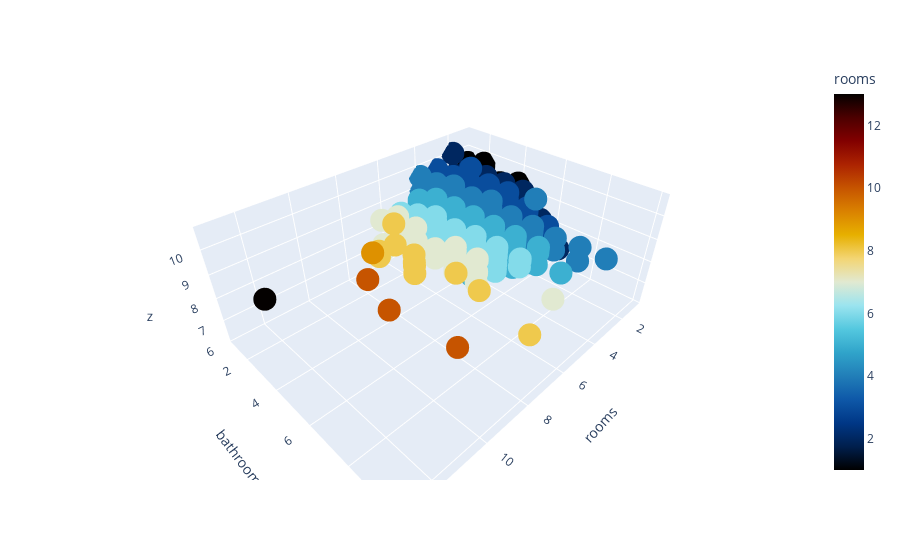

The code cell stored with this chart in its notebook:
### Markdown cell above
<a id="12"></a><br>
### 12. How strong is the correlation between number of rooms, number of bathrooms and rent amount?

### Code cell
import plotly.express as px
fig = px.scatter_3d(numeric_data, x='rooms',
                    y='bathroom', 
                    z=np.log(numeric_data['rent amount (R$)']), #I used np.log() again because there are many outliers. So z represents rent amount
                   color='rooms', 
       color_continuous_scale='icefire'
       )
iplot(fig)

### Figure 1 — Plotly figure (JSON) as saved in the notebook; plotly's stock layout.template omitted (floating-point values rounded to 4 significant figures; data arrays with more than 128 entries replaced by an {"elided": "..."} marker saying what was removed)
{"data": [{"hoverlabel": {"namelength": 0}, "hovertemplate": "rooms=%{marker.color}<br>bathroom=%{y}<br>z=%{z}", "legendgroup": "", "marker": {"color": {"elided": "10692 int values"}, "coloraxis": "coloraxis", "symbol": "circle"}, "mode": "markers", "name": "", "scene": "scene", "showlegend": false, "type": "scatter3d", "x": {"elided": "10692 int values"}, "y": {"elided": "10692 int values"}, "z": {"elided": "10692 float values"}}], "layout": {"coloraxis": {"colorbar": {"title": {"text": "rooms"}}, "colorscale": [[0, "#000000"], [0.0625, "#001f4d"], [0.125, "#003786"], [0.1875, "#0e58a8"], [0.25, "#217eb8"], [0.3125, "#30a4ca"], [0.375, "#54c8df"], [0.4375, "#9be4ef"], [0.5, "#e1e9d1"], [0.5625, "#f3d573"], [0.625, "#e7b000"], [0.6875, "#da8200"], [0.75, "#c65400"], [0.8125, "#ac2301"], [0.875, "#820000"], [0.9375, "#4c0000"], [1, "#040100"]]}, "legend": {"tracegroupgap": 0}, "margin": {"t": 60}, "scene": {"domain": {"x": [0, 1], "y": [0, 1]}, "xaxis": {"title": {"text": "rooms"}}, "yaxis": {"title": {"text": "bathroom"}}, "zaxis": {"title": {"text": "z"}}}}}
